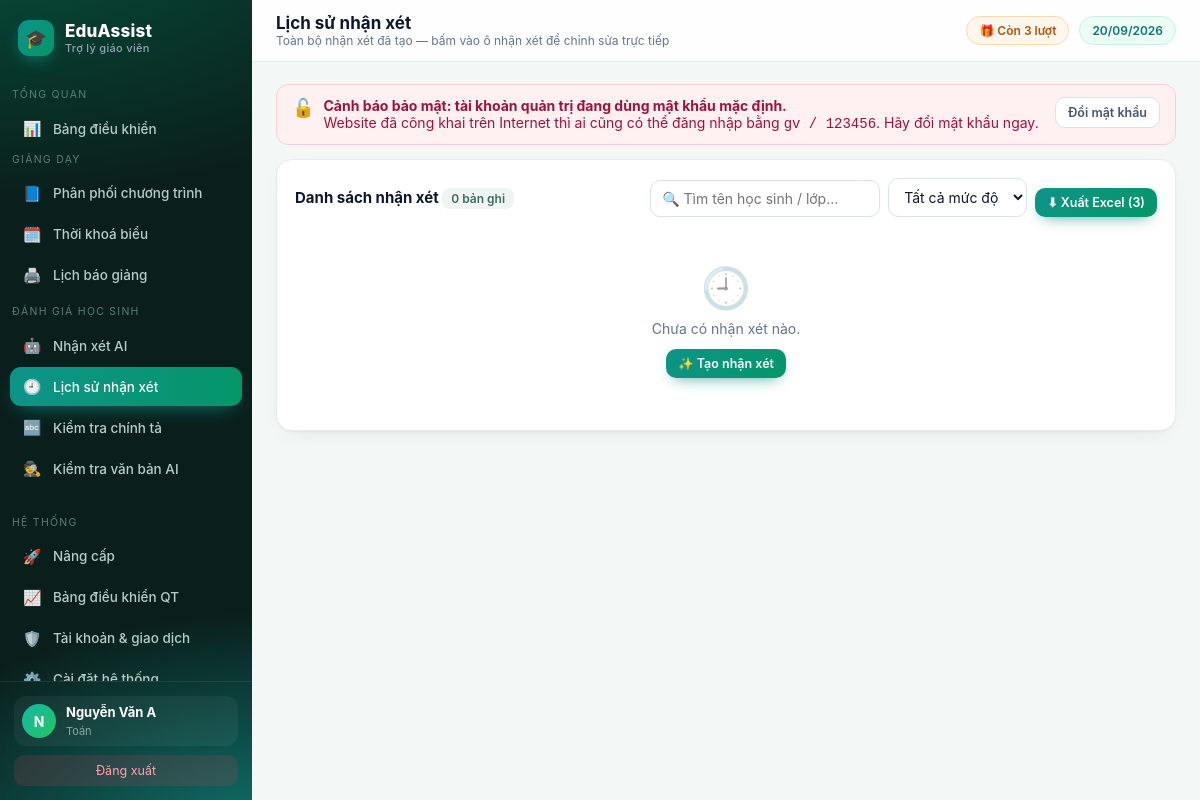
/nhan-xet/lich-su (signed in), run on the app's committed database.
### tables this page shows
CREATE TABLE teacher(
  id INTEGER PRIMARY KEY AUTOINCREMENT,
  username TEXT UNIQUE NOT NULL,
  password TEXT NOT NULL,
  fullname TEXT,
  school TEXT,
  subject TEXT,
  role TEXT DEFAULT 'teacher',
  email TEXT,
  phone TEXT,                      -- so dien thoai nhan tin nhan ma kich hoat
  google_sub TEXT,
  avatar TEXT,
  used INTEGER DEFAULT 0,          -- so luot da dung
  bought INTEGER DEFAULT 0,        -- so luot mua them (goi le 10k)
  expires TEXT,                    -- han su dung goi tra phi (ISO date)
  created TEXT
);

### app/core.py (the view)
@bp.route("/nhan-xet/lich-su")
@login_required
def lich_su():
    rows = get_db().execute("SELECT * FROM danhgia WHERE teacher_id=? ORDER BY id DESC LIMIT 500",
                            (session["uid"],)).fetchall()
    return render_template("lichsu.html", rows=rows)

### app/auth.py (called while the page is built, shortened)
def _chuan_hoa_base(gia_tri):
    gia_tri = (gia_tri or '').strip().rstrip('/')
    if not gia_tri:
        return ''
    try:
        u = urlsplit(gia_tri)
        if u.scheme != 'https' or not u.hostname or u.username or u.password:
            return ''
        if u.query or u.fragment or u.path:
            return ''
        if '.' not in u.hostname:
            return ''
    except ValueError:
        return ''
    return 'https://' + ten

def base_tu_request():
    try:
        if request.scheme != 'https':
            return ''
        return _chuan_hoa_base('https://' + request.host)
    except Exception:
        return ''

def danh_sach_base():
    ra = []
    for phan in (CFG.get('PUBLIC_BASE_URL', '') or '').split(','):
        b = _chuan_hoa_base(phan)
        if b and b not in ra:
            ra.append(b)
    return ra

def google_base_url():
    ds = danh_sach_base()
    hien_tai = base_tu_request()
    if hien_tai and (hien_tai in ds or not ds):
        return hien_tai
    return ds[0] if ds else ''

def google_callback_url():
    base = google_base_url()
    return base + '/login/google/callback' if base else ''

def google_bat():
    return bool(CFG.get('GOOGLE_CLIENT_ID') and CFG.get('GOOGLE_CLIENT_SECRET') and google_callback_url())

def login_required(f):
    @wraps(f)
    def w(*a, **k):
        if not current_user():
            session.clear()
            return redirect(url_for('auth.login', next=request.path))
        return f(*a, **k)
    return w

def current_user():
    if session.get('uid'):
        return get_db().execute('SELECT * FROM teacher WHERE id=?', (session['uid'],)).fetchone()

### app/core.py (called while the page is built)
@bp.app_context_processor
def inject():
    u = current_user()
    return {"user": u, "THU_NAME": THU_NAME, "PROVIDERS": AI.PROVIDERS,
            "timedelta": datetime.timedelta,
            "now": datetime.date.today(), "BL": BL,
            "is_pro": BL.is_pro(u), "remaining": BL.remaining(u),
            "days_left": BL.days_left(u), "FREE_QUOTA": BL.FREE_QUOTA,
            "CFG": CFG, "google_enabled": google_bat(), "google_callback_url": google_callback_url(),
            "SITE_NAME": CFG.get("SITE_NAME", "EduAssist"),
            "SITE_TAGLINE": CFG.get("SITE_TAGLINE", "Trợ lý giáo viên"),
            "SITE_LOGO": CFG.get("SITE_LOGO", "🎓"),
            "so_viec_admin": _viec_admin(u),
            "canh_bao_mk": _mk_mac_dinh(u)}

### app/modules/config.py (called while the page is built, shortened)
def _lam_moi():
    if time.time() - _lan_nap < TTL:
        return

### app/templates/lichsu.html (shortened to what this page needs)
{% extends 'base.html' %}
{% block head %}Lịch sử nhận xét{% endblock %}
{% block crumb %}Toàn bộ nhận xét đã tạo — bấm vào ô nhận xét để chỉnh sửa trực tiếp{% endblock %}
{% block body %}
<div class="card">
 <div class="chead">
  <h3>Danh sách nhận xét <span class="chip">{{rows|length}} bản ghi</span></h3>
  <div class="row" style="gap:8px">
   <input id="q" placeholder="🔍 Tìm tên học sinh / lớp…" style="width:230px" onkeyup="flt()">
   <select id="fm" onchange="flt()"><option value="">Tất cả mức độ</option><option>HTT</option><option>HT</option><option>CHT</option></select>
   {% if is_pro or remaining > 0 %}<a class="btn sm" href="{{url_for('core.xuat_excel')}}">⬇ Xuất Excel{% if not is_pro %} ({{remaining}}){% endif %}</a>
   {% else %}<a class="btn sm" href="{{url_for('core.nang_cap', need='excel')}}"
    style="background:linear-gradient(135deg,#f59e0b,#ea580c)">🔒 Nâng cấp để tải</a>{% endif %}</div>
 </div>
 {% if rows %}
 <div class="tbl-wrap"><table id="t">
  <thead><tr><th>Ngày</th><th>Học sinh</th><th>Lớp</th><th>Môn</th><th>HK</th><th>Điểm</th><th>Mức</th>
   <th style="width:44%">Nhận xét <span class="muted" style="text-transform:none">(bấm để sửa)</span></th></tr></thead>
  <tbody>{% for r in rows %}<tr data-k="{{ (r['ho_ten'] ~ ' ' ~ (r['lop'] or ''))|lower }}" data-m="{{r['muc_do'] or ''}}">
   <td class="muted" style="white-space:nowrap">{{(r['created'] or '')[:10]}}</td>
   <td style="white-space:nowrap"><div style="display:flex;align-items:center;gap:8px">
    <span class="av" style="width:28px;height:28px;flex:0 0 28px;font-size:12px">{{r['ho_ten'][0]|upper}}</span>
    <b>{{r['ho_ten']}}</b></div></td>
   <td>{% if r['lop'] %}<span class="chip">{{r['lop']}}</span>{% endif %}</td>
   <td>{{r['mon'] or '—'}}</td><td class="muted">{{r['hocky']}}</td>
   <td>{{'%g'|format(r['diem']) if r['diem'] is not none else '—'}}</td>
   <td>{% if r['muc_do'] %}<span class="badge {{r['muc_do']}}">{{r['muc_do']}}</span>{% endif %}</td>
   <td><div contenteditable data-id="{{r['id']}}" onblur="save(this)" style="outline:none;border-radius:8px;padding:5px 7px;
     border:1px solid transparent;transition:.2s;min-height:22px"
     onfocus="this.style.borderColor='#a7f3d0';this.style.background='#f8fafc'">{{r['nhan_xet']}}</div></td>
  </tr>{% endfor %}</tbody></table></div>
 {% else %}<div class="empty"><span class="e">🕘</span>Chưa có nhận xét nào.<br>
  <a class="btn sm" style="margin-top:12px" href="{{url_for('core.nhan_xet')}}">✨ Tạo nhận xét</a></div>{% endif %}
</div>
{% endblock %}

### app/templates/base.html (shortened to what this page needs)
<!doctype html>
<html lang="vi"><head>
</head><body>
{% if user %}
<div class="shell">
<aside id="sb">
  <div class="brand"><span class="mk">{{SITE_LOGO}}</span><span>{{SITE_NAME}}<small>{{SITE_TAGLINE}}</small></span></div>
  {% set ep = request.endpoint %}
  <div class="navgrp">Tổng quan</div>
  <nav>
    <a href="{{url_for('core.dashboard')}}" class="{{'on' if ep=='core.dashboard'}}"><i>📊</i>Bảng điều khiển</a>
  </nav>
  <div class="navgrp">Giảng dạy</div>
  <nav>
    <a href="{{url_for('core.ppct')}}" class="{{'on' if ep=='core.ppct'}}"><i>📘</i>Phân phối chương trình</a>
    <a href="{{url_for('core.tkb')}}" class="{{'on' if ep=='core.tkb'}}"><i>🗓️</i>Thời khoá biểu</a>
    <a href="{{url_for('core.bao_giang')}}" class="{{'on' if ep=='core.bao_giang'}}"><i>🖨️</i>Lịch báo giảng</a>
  </nav>
  <div class="navgrp">Đánh giá học sinh</div>
  <nav>
    <a href="{{url_for('core.nhan_xet')}}" class="{{'on' if ep=='core.nhan_xet'}}"><i>🤖</i>Nhận xét AI</a>
    <a href="{{url_for('core.lich_su')}}" class="{{'on' if ep=='core.lich_su'}}"><i>🕘</i>Lịch sử nhận xét</a>
    <a href="{{url_for('core.chinh_ta')}}" class="{{'on' if ep=='core.chinh_ta'}}"><i>🔤</i>Kiểm tra chính tả</a>
    {% for m in (PLUGIN_MENUS or []) %}<a href="{{url_for(m.endpoint)}}" class="{{'on' if ep==m.endpoint}}"><i>{{m.icon}}</i>{{m.label}}</a>{% endfor %}
  </nav>
  <div class="navgrp">Hệ thống</div>
  <nav>
    <a href="{{url_for('core.nang_cap')}}" class="{{'on' if ep=='core.nang_cap'}}"><i>{{ '👑' if is_pro else '🚀' }}</i>{{ 'Gói của tôi' if is_pro else 'Nâng cấp' }}</a>
    {% if user['role']=='admin' %}
    <a href="{{url_for('core.qt_dashboard')}}" class="{{'on' if ep=='core.qt_dashboard'}}"><i>📈</i>Bảng điều khiển QT
      </a>
    <a href="{{url_for('core.quan_tri')}}" class="{{'on' if ep=='core.quan_tri'}}"><i>🛡️</i>Tài khoản &amp; giao dịch</a>
    <a href="{{url_for('core.qt_caidat')}}" class="{{'on' if ep=='core.qt_caidat'}}"><i>⚙️</i>Cài đặt hệ thống</a>
    {% endif %}
  </nav>
  <div class="side-foot">
    <div class="me">{% if user['avatar'] %}<img class="av" src="{{user['avatar']}}" alt="" style="object-fit:cover">
      {% else %}<div class="av">{{ (user['fullname'] or user['username'])[0]|upper }}</div>{% endif %}
      <div><b>{{user['fullname'] or user['username']}}</b><span>{{user['subject'] or 'Giáo viên'}}</span></div></div>
    <a class="logout" href="{{url_for('auth.logout')}}">Đăng xuất</a>
  </div>
</aside>
<main>
  <div class="topbar">
    <div><h1>{% block head %}Bảng điều khiển{% endblock %}</h1>
    <div class="crumb">{% block crumb %}{% endblock %}</div></div>
    <div class="sp">
      {% if is_pro %}
        <a href="{{url_for('core.nang_cap')}}" class="pill" style="background:linear-gradient(135deg,#0d9488,#059669);
          color:#fff;border:0">👑 Không giới hạn · còn {{days_left}} ngày</a>
      {% else %}
        <a href="{{url_for('core.nang_cap')}}" class="pill" style="background:{{'#fff1f2' if remaining==0 else '#fff7ed'}};
          color:{{'#be123c' if remaining==0 else '#b45309'}};border:1px solid {{'#fecdd3' if remaining==0 else '#fed7aa'}}">
          {{ '🔒 Hết lượt — Nâng cấp' if remaining==0 else '🎁 Còn ' ~ remaining ~ ' lượt' }}</a>
      {% endif %}
      <span class="pill">{{ now.strftime('%d/%m/%Y') }}</span></div>
  </div>
  <div class="wrap">
  {% if canh_bao_mk %}
  <div class="flash err" style="align-items:flex-start">
   <span style="font-size:18px">🔓</span>
   <div style="flex:1;font-weight:400"><b>Cảnh báo bảo mật: tài khoản quản trị đang dùng mật khẩu mặc định.</b><br>
    Website đã công khai trên Internet thì ai cũng có thể đăng nhập bằng <code>gv / 123456</code>.
    Hãy đổi mật khẩu ngay.</div>
   <a class="btn sec sm" href="{{url_for('core.cai_dat')}}#doimk">Đổi mật khẩu</a>
  </div>
  {% endif %}
  {% block body %}{% endblock %}
  </div>
</main>
</div>
{% else %}{% block body_anon %}{% endblock %}{% endif %}
</body></html>

### data on the page
teacher: fullname "N", fullname "Nguyễn Văn A", subject "Toán"

### other printed values
{{ SITE_LOGO }} "🎓"
{{ SITE_NAME }} "EduAssist"
{{ SITE_TAGLINE }} "Trợ lý giáo viên"
{{ m.icon }} "🕵️"
{{ m.label }} "Kiểm tra văn bản AI"
{{ '👑' if is_pro else '🚀' }} "🚀"
{{ 'Gói của tôi' if is_pro else 'Nâng cấp' }} "Nâng cấp"
{{ rows|length }} "0"
{{ remaining }} "3"
